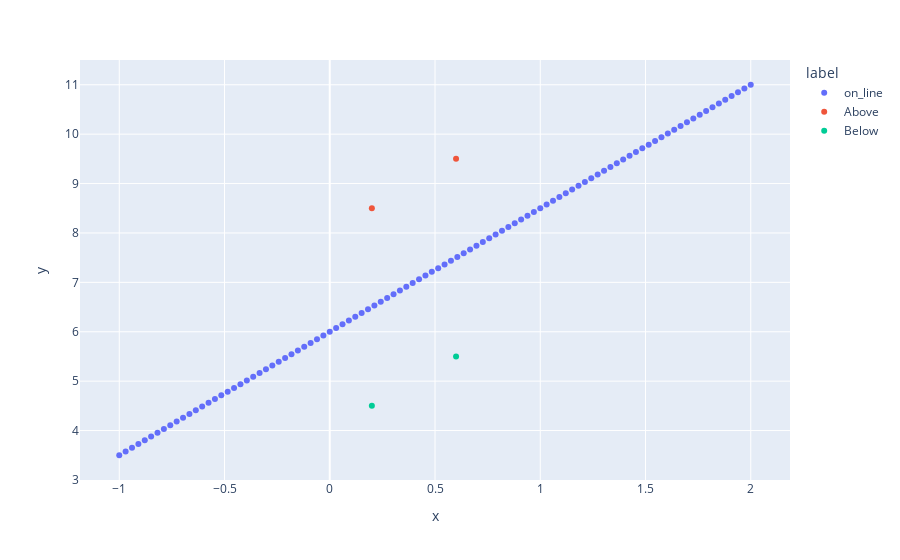

The code cell stored with this chart in its notebook:
### Code cell
px.scatter(data, x='x', y='y', color = 'label')

### Figure 1 — Plotly figure (JSON) as saved in the notebook; plotly's stock layout.template omitted (floating-point values rounded to 4 significant figures)
{"data": [{"hovertemplate": "label=on_line<br>x=%{x}<br>y=%{y}<extra></extra>", "legendgroup": "on_line", "marker": {"color": "#636efa", "symbol": "circle"}, "mode": "markers", "name": "on_line", "orientation": "v", "showlegend": true, "type": "scatter", "x": [-1, -0.9697, -0.9394, -0.9091, -0.8788, -0.8485, -0.8182, -0.7879, -0.7576, -0.7273, -0.697, -0.6667, -0.6364, -0.6061, -0.5758, -0.5455, -0.5152, -0.4848, -0.4545, -0.4242, -0.3939, -0.3636, -0.3333, -0.303, -0.2727, -0.2424, -0.2121, -0.1818, -0.1515, -0.1212, -0.09091, -0.06061, -0.0303, 0, 0.0303, 0.06061, 0.09091, 0.1212, 0.1515, 0.1818, 0.2121, 0.2424, 0.2727, 0.303, 0.3333, 0.3636, 0.3939, 0.4242, 0.4545, 0.4848, 0.5152, 0.5455, 0.5758, 0.6061, 0.6364, 0.6667, 0.697, 0.7273, 0.7576, 0.7879, 0.8182, 0.8485, 0.8788, 0.9091, 0.9394, 0.9697, 1, 1.03, 1.061, 1.091, 1.121, 1.152, 1.182, 1.212, 1.242, 1.273, 1.303, 1.333, 1.364, 1.394, 1.424, 1.455, 1.485, 1.515, 1.545, 1.576, 1.606, 1.636, 1.667, 1.697, 1.727, 1.758, 1.788, 1.818, 1.848, 1.879, 1.909, 1.939, 1.97, 2], "xaxis": "x", "y": [3.5, 3.576, 3.652, 3.727, 3.803, 3.879, 3.955, 4.03, 4.106, 4.182, 4.258, 4.333, 4.409, 4.485, 4.561, 4.636, 4.712, 4.788, 4.864, 4.939, 5.015, 5.091, 5.167, 5.242, 5.318, 5.394, 5.47, 5.545, 5.621, 5.697, 5.773, 5.848, 5.924, 6, 6.076, 6.152, 6.227, 6.303, 6.379, 6.455, 6.53, 6.606, 6.682, 6.758, 6.833, 6.909, 6.985, 7.061, 7.136, 7.212, 7.288, 7.364, 7.439, 7.515, 7.591, 7.667, 7.742, 7.818, 7.894, 7.97, 8.045, 8.121, 8.197, 8.273, 8.348, 8.424, 8.5, 8.576, 8.652, 8.727, 8.803, 8.879, 8.955, 9.03, 9.106, 9.182, 9.258, 9.333, 9.409, 9.485, 9.561, 9.636, 9.712, 9.788, 9.864, 9.939, 10.02, 10.09, 10.17, 10.24, 10.32, 10.39, 10.47, 10.55, 10.62, 10.7, 10.77, 10.85, 10.92, 11], "yaxis": "y"}, {"hovertemplate": "label=Above<br>x=%{x}<br>y=%{y}<extra></extra>", "legendgroup": "Above", "marker": {"color": "#EF553B", "symbol": "circle"}, "mode": "markers", "name": "Above", "orientation": "v", "showlegend": true, "type": "scatter", "x": [0.2, 0.6], "xaxis": "x", "y": [8.5, 9.5], "yaxis": "y"}, {"hovertemplate": "label=Below<br>x=%{x}<br>y=%{y}<extra></extra>", "legendgroup": "Below", "marker": {"color": "#00cc96", "symbol": "circle"}, "mode": "markers", "name": "Below", "orientation": "v", "showlegend": true, "type": "scatter", "x": [0.2, 0.6], "xaxis": "x", "y": [4.5, 5.5], "yaxis": "y"}], "layout": {"autosize": true, "legend": {"title": {"text": "label"}, "tracegroupgap": 0}, "margin": {"t": 60}, "xaxis": {"anchor": "y", "autorange": true, "domain": [0, 1], "range": [-1.185, 2.185], "title": {"text": "x"}, "type": "linear"}, "yaxis": {"anchor": "x", "autorange": true, "domain": [0, 1], "range": [2.919, 11.58], "title": {"text": "y"}, "type": "linear"}}}
